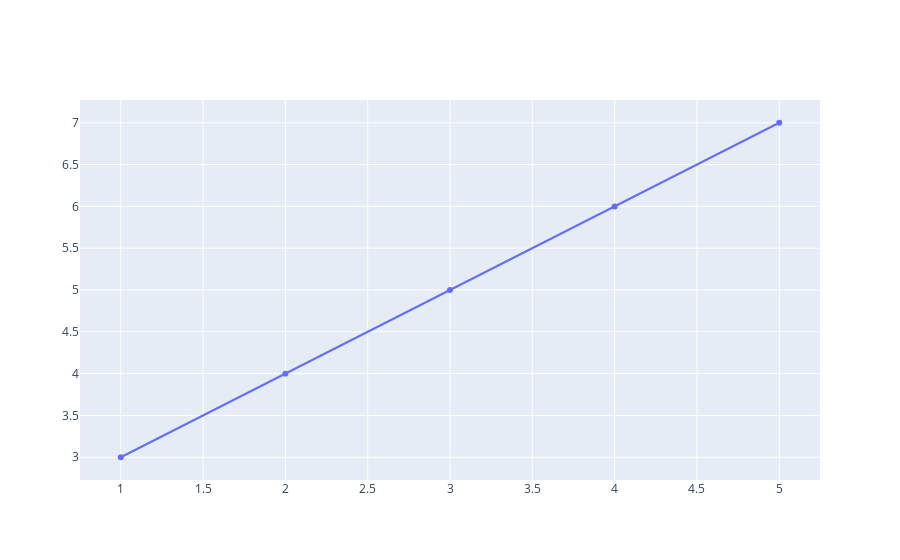

Here is the notebook cell this chart was saved with:
### Markdown cell above
### First Plotly plot 
#### (a). Ploting add_trace

### Code cell
# add_trace method is used to add one or more traces to a plot.Traces replresent individual sets of a data and other aspects of plvt that can be visualise on same plot

fig = go.Figure()
fig.add_trace(go.Scatter(x= [1,2,3,4,5],y=[3,4,5,6,7]))

### Figure 1 — Plotly figure (JSON) as saved in the notebook; plotly's stock layout.template omitted (floating-point values rounded to 4 significant figures)
{"data": [{"type": "scatter", "x": [1, 2, 3, 4, 5], "y": [3, 4, 5, 6, 7]}], "layout": {}}
